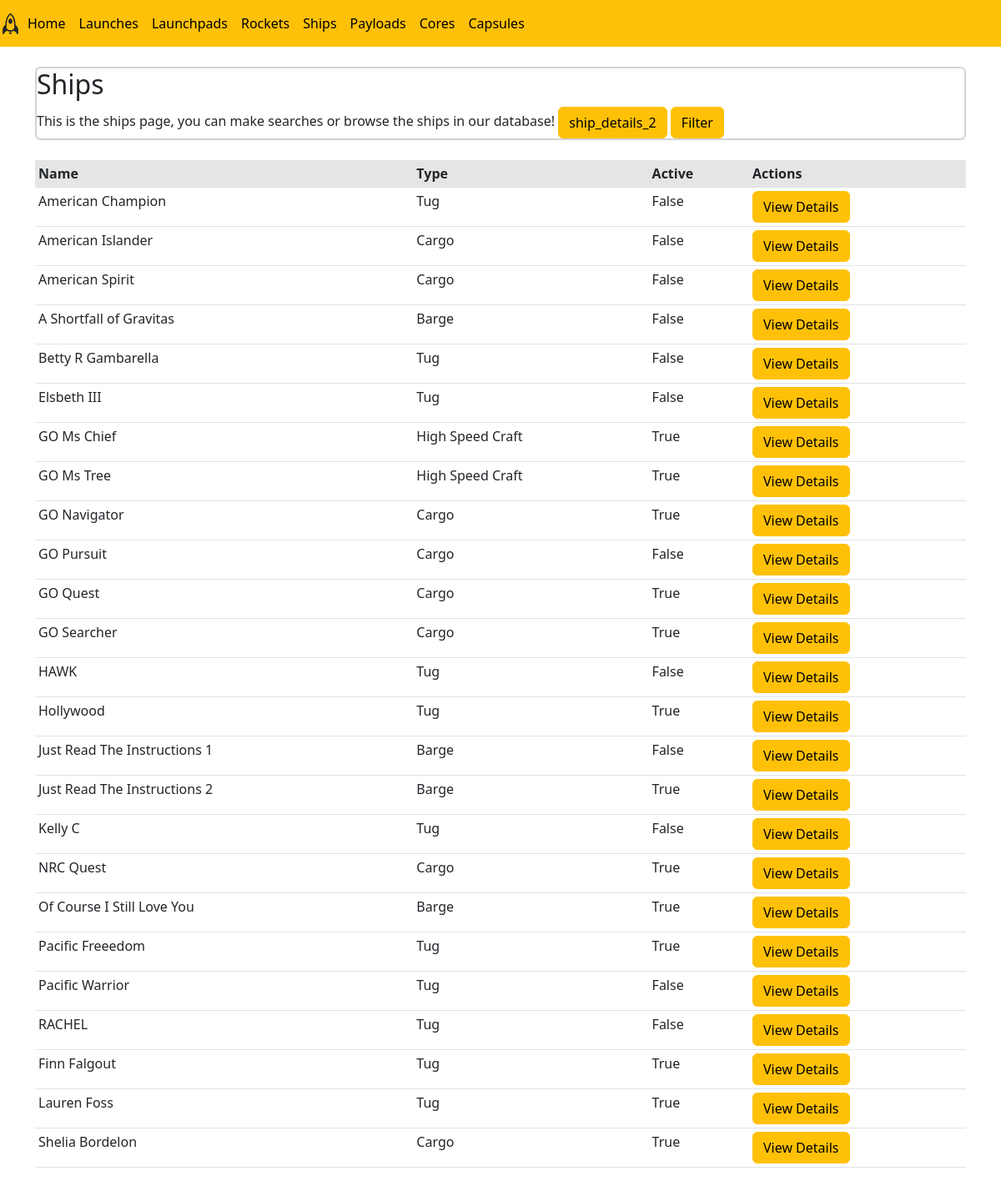
The page /ships on the database its author committed.
### tables this page shows
CREATE TABLE ships (ship_id TEXT PRIMARY KEY, name TEXT, type TEXT, active TEXT);

### website/views.py (the view)
@views.route('/ships', methods=['GET', 'POST'])
def ships():
    con = sqlite3.connect(current_app.config["db"])
    con.row_factory = sqlite3.Row
    cur = con.cursor()
    if request.method == 'POST':
        query = "SELECT * FROM ships"
        params = []
        if request.form.get('name'):
            if not params:
                query += " WHERE"
            user_name = request.form['name']
            query += " name LIKE ?"
            param_name = "%" + user_name + "%"
            params.append(param_name)
        if request.form.get('type'):
            if not params:
                query += " WHERE"
            else:
                query += " AND"
            user_type = request.form['type']
            query += " type LIKE ?"
            param_type = "%" + user_type + "%"
            params.append(param_type)
        if request.form.get('active'):
            user_active = request.form['active']
            if not params:
                query += " WHERE"
            else:
                query += " AND"
            query += " active LIKE ?"
            param_active = "%" + user_active + "%"
            print("paramactive: " + param_active)
            params.append(param_active)
        cur.execute(query, tuple(params))
        ships = cur.fetchall()
        cur.execute("SELECT * FROM ship_details_1 ORDER BY ship_id ASC")
        ship_details_1 = cur.fetchall()
    else:
        ships = cur.execute("SELECT * FROM ships ORDER BY ship_id ASC").fetchall()
        cur.execute("SELECT * FROM ship_details_1 ORDER BY ship_id ASC")
        ship_details_1 = cur.fetchall()
    return render_template("ships.html",ships=ships, ship_details_1=ship_details_1)

### website/templates/ships.html (shortened to what this page needs)
{% extends "base.html" %}
{% block content %}
<div class = "card">
    <div class = "card body">
        <h2 class = "card-title"> Ships </h2>
        <div class = "card-text" >
            This is the ships page, you can make searches or browse the ships in our database!
            <a class="btn btn-warning" href="/ships/ship_details_2" role="button">ship_details_2</a>
            <button type="button" class="btn btn-warning" data-toggle="modal" data-target="#insertModal">
                Filter
            </button>
        </div>
    </div>
</div>
<table class="table table-hover table-sm">
    <tr class="table-active">
      <th>Name</th>
      <th>Type</th>
      <th>Active</th>
      <th>Actions</th>
    </tr>
    {% for ship in ships %}
    <tr class>
      <td>{{ship["name"]}}</td>
      <td>{{ship["type"]}}</td>
      <td>{{ship["active"]}}</td>
      <td>
        <button type="button" class="btn btn-warning" data-toggle="modal" data-target="#ship-details-modal-{{ ship.ship_id }}">
          View Details
        </button>
      </td>
    </tr>
    {% endfor %}
</table>
{% endblock %}

### website/templates/base.html (shortened to what this page needs)
<!DOCTYPE html>
<html>
  <head>
    <link href="https://cdn.jsdelivr.net/npm/bootstrap@5.2.3/dist/css/bootstrap.min.css" rel="stylesheet"
>
    <link
      rel="stylesheet"
      href="https://stackpath.bootstrapcdn.com/font-awesome/4.7.0/css/font-awesome.min.css"
    />
  </head>
  <body>
    <nav class="navbar navbar-expand-lg navbar-light bg-warning">
      <div class="collapse navbar-collapse" id="navbar">
        <div class="navbar-nav">
          <a class="nav-item nav-link" id="home" href="/home" style="color: black;">Home</a>
          <a class="nav-item nav-link" id="launches" href="/launches" style="color: black;">Launches</a>
          <a class="nav-item nav-link" id="launchpads" href="/launchpads" style="color: black;">Launchpads</a>
          <a class="nav-item nav-link" id="rockets" href="/rockets" style="color: black;">Rockets</a>
          <a class="nav-item nav-link" id="ships" href="/ships" style="color: black;">Ships</a>
          <a class="nav-item nav-link" id="payloads" href="/payloads" style="color: black;">Payloads</a>
          <a class="nav-item nav-link" id="cores" href="/cores" style="color: black;">Cores</a>
          <a class="nav-item nav-link" id="capsules" href="/capsules" style="color: black;">Capsules</a>
        </div>
      </div>
    </nav>
    <div class = "container">
      {% block content %}
      {% endblock %}
    </div>
  </body>
</html>

### rows shown on the page
ships: name "American Champion", type "Tug", active "False"
ships: name "American Islander", type "Cargo", active "False"
ships: name "American Spirit", type "Cargo", active "False"
ships: name "A Shortfall of Gravitas", type "Barge", active "False"
ships: name "Betty R Gambarella", type "Tug", active "False"
ships: name "Elsbeth III", type "Tug", active "False"
ships: name "GO Ms Chief", type "High Speed Craft", active "True"
ships: name "GO Ms Tree", type "High Speed Craft", active "True"
ships: name "GO Navigator", type "Cargo", active "True"
ships: name "GO Pursuit", type "Cargo", active "False"
ships: name "GO Quest", type "Cargo", active "True"
ships: name "GO Searcher", type "Cargo", active "True"
ships: name "HAWK", type "Tug", active "False"
ships: name "Hollywood", type "Tug", active "True"
ships: name "Just Read The Instructions 1", type "Barge", active "False"
ships: name "Just Read The Instructions 2", type "Barge", active "True"
ships: name "Kelly C", type "Tug", active "False"
ships: name "NRC Quest", type "Cargo", active "True"
ships: name "Of Course I Still Love You", type "Barge", active "True"
ships: name "Pacific Freeedom", type "Tug", active "True"
ships: name "Pacific Warrior", type "Tug", active "False"
ships: name "RACHEL", type "Tug", active "False"
ships: name "Finn Falgout", type "Tug", active "True"
ships: name "Lauren Foss", type "Tug", active "True"
ships: name "Shelia Bordelon", type "Cargo", active "True"
